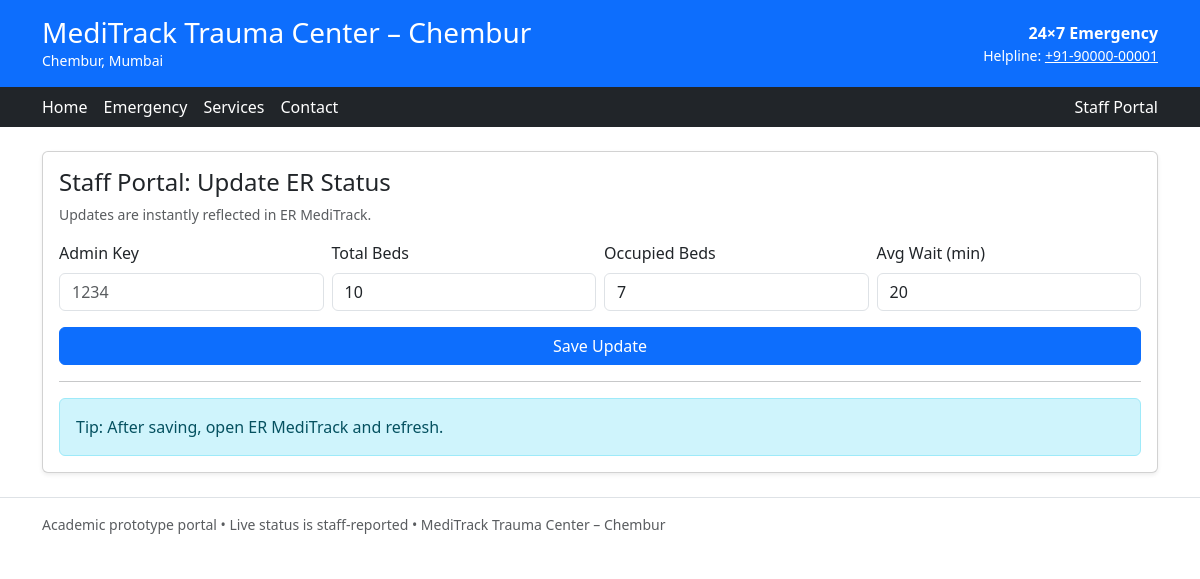
The app's page /h/1/staff with its own data.
### tables this page shows
CREATE TABLE hospital_sites (
  hospital_id INTEGER PRIMARY KEY,
  name TEXT NOT NULL,
  address TEXT,
  phone TEXT,
  email TEXT,
  latitude REAL NOT NULL,
  longitude REAL NOT NULL,
  about TEXT,
  emergency_text TEXT,
  services TEXT,
  created_at DATETIME DEFAULT CURRENT_TIMESTAMP NOT NULL
);

CREATE TABLE hospital_status (
  hospital_id INTEGER PRIMARY KEY,
  total_beds INTEGER NOT NULL,
  occupied_beds INTEGER NOT NULL,
  avg_wait_minutes INTEGER DEFAULT 0 NOT NULL,
  last_updated DATETIME DEFAULT CURRENT_TIMESTAMP NOT NULL,
  FOREIGN KEY (hospital_id) REFERENCES hospital_sites(hospital_id) ON DELETE CASCADE
);

### app.py (the view)
@app.route("/h/<int:hospital_id>/staff")
def hospital_staff(hospital_id):
    h = get_hospital_site(hospital_id)
    if not h:
        return "Hospital not found", 404
    return render_template("hospital_staff.html", h=h)

### db.py (called while the page is built)
def get_connection():
    conn = sqlite3.connect(DB_PATH)
    conn.row_factory = sqlite3.Row
    return conn

def get_hospital_site(hospital_id: int):
    sql ="""
    SELECT
      s.hospital_id,
      s.name,
      s.address,
      s.phone,
      s.email,
      s.latitude,
      s.longitude,
      s.about,
      s.emergency_text,
      s.services,
      st.total_beds,
      st.occupied_beds,
      (st.total_beds - st.occupied_beds) AS available_beds,
      st.avg_wait_minutes,
      st.last_updated
    FROM hospital_sites s
    LEFT JOIN hospital_status st ON st.hospital_id = s.hospital_id
    WHERE s.hospital_id = ?
    """
    with get_connection() as conn:
        row = conn.execute(sql, (hospital_id,)).fetchone()
        return dict(row) if row else None

### templates/hospital_staff.html (shortened to what this page needs)
{% extends "hospital_base.html" %}
{% block content %}
<div class="card shadow-sm">
  <div class="card-body">
    <h4>Staff Portal: Update ER Status</h4>
    <p class="text-muted small">Updates are instantly reflected in ER MediTrack.</p>
    <div class="row g-2">
      <div class="col-md-3">
        <label class="form-label">Admin Key</label>
        <input id="adminKey" class="form-control" placeholder="1234">
      </div>
      <div class="col-md-3">
        <label class="form-label">Total Beds</label>
        <input id="totalBeds" class="form-control" type="number" value="{{ h.total_beds or 10 }}">
      </div>
      <div class="col-md-3">
        <label class="form-label">Occupied Beds</label>
        <input id="occupiedBeds" class="form-control" type="number" value="{{ h.occupied_beds or 6 }}">
      </div>
      <div class="col-md-3">
        <label class="form-label">Avg Wait (min)</label>
        <input id="waitMins" class="form-control" type="number" value="{{ h.avg_wait_minutes or 20 }}">
      </div>
    </div>
    <button class="btn btn-primary w-100 mt-3" id="btnSave"
      data-hospital-id="{{ h.hospital_id }}">Save Update</button>
    <hr/>
    <div class="alert alert-info mb-0">
      Tip: After saving, open ER MediTrack and refresh.
    </div>
  </div>
</div>
{% endblock %}

### templates/hospital_base.html (shortened to what this page needs)
<!doctype html>
<html lang="en">
<head>
  <link href="https://cdn.jsdelivr.net/npm/bootstrap@5.3.3/dist/css/bootstrap.min.css" rel="stylesheet">
</head>
<body>
  <header class="bg-primary text-white">
    <div class="container py-3">
      <div class="d-flex justify-content-between align-items-center">
        <div>
          <h3 class="mb-0">{{ h.name }}</h3>
          <div class="small">{{ h.address }}</div>
        </div>
        <div class="text-end">
          <div class="fw-bold">24×7 Emergency</div>
          <div class="small">
            Helpline: <a class="text-white" href="tel:{{ h.phone }}">{{ h.phone }}</a>
          </div>
        </div>
      </div>
    </div>
    <nav class="bg-dark">
      <div class="container py-2 d-flex gap-3">
        <a class="text-white text-decoration-none" href="/h/{{ h.hospital_id }}/home">Home</a>
        <a class="text-white text-decoration-none" href="/h/{{ h.hospital_id }}/emergency">Emergency</a>
        <a class="text-white text-decoration-none" href="/h/{{ h.hospital_id }}/services">Services</a>
        <a class="text-white text-decoration-none" href="/h/{{ h.hospital_id }}/contact">Contact</a>
        <a class="text-white text-decoration-none ms-auto" href="/h/{{ h.hospital_id }}/staff">Staff Portal</a>
      </div>
    </nav>
  </header>
  <main class="container py-4">
    {% block content %}{% endblock %}
  </main>
  <footer class="border-top py-3">
    <div class="container small text-muted">
      Academic prototype portal • Live status is staff-reported • {{ h.name }}
    </div>
  </footer>
</body>
</html>

### records on screen
hospital_sites: name "MediTrack Trauma Center – Chembur", address "Chembur, Mumbai", phone "+91-90000-00001"
hospital_status: total_beds "10", occupied_beds "7", avg_wait_minutes "20"
